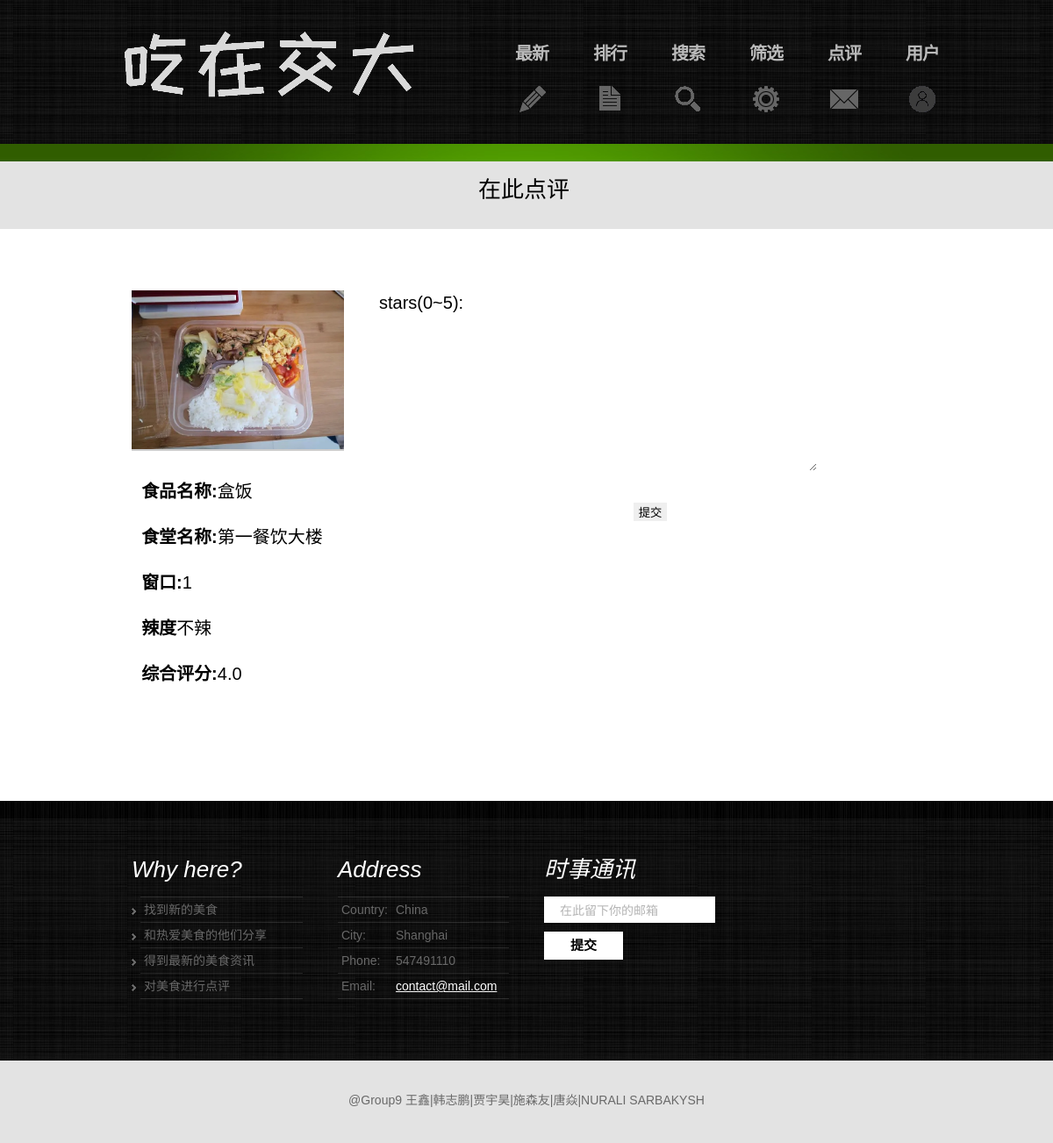
The page /comment/110101 (signed in) on the database its author committed.
### food/models.py (models this page shows, shortened)
class food(models.Model):
    foodID = models.IntegerField('foodID', primary_key=True)  #6位
    name = models.CharField('name', max_length=20)
    price = models.DecimalField('price', max_digits=7, decimal_places=2)
    stars = models.DecimalField('stars', max_digits=3, decimal_places=1, default=0)
    spiciness = models.IntegerField('spiciness', default=1)

### index/views.py (the view)
    def wrap(request, *args, **kwargs):
        if 'username' not in request.session:
            c_username = request.COOKIES.get('username')
            if not c_username:
                return HttpResponseRedirect('/index')
            else:
                request.session['username'] = c_username
        return fn(request, *args, **kwargs)

### comment/views.py (called while the page is built, shortened)
@check_login
def comment_view(request, foodnum):
    if request.method == 'GET':
        get_food = food.objects.get(foodID=foodnum)
        if not get_food:
            return HttpResponse("food not exist")
        return render(request, 'comment/comment.html', locals())

### index/templatetags/restaurant.py (called while the page is built)
@register.filter("restaurant")
def restaurant_name(foodID):
    return foodid2(foodID)

def foodid2(foodID):
    restaurant_list = ['第一餐饮大楼','第二餐饮大楼','第三餐饮大楼','第四餐饮大楼','第五餐饮大楼','第六餐饮大楼','第七餐饮大楼',
                       '玉兰苑','哈乐餐厅']
    restaurant = restaurant_list[int(foodID/100000) - 1]
    return restaurant

### index/templatetags/spiciness.py (called while the page is built)
@register.filter("spiciness")
def spiciness_num(num):
    return spiciness2(num)

def spiciness2(num):
    spiciness_list = ['不辣', '微辣','辣','很辣']
    spiciness = spiciness_list[num - 1]
    return spiciness

### index/templatetags/windownum.py (called while the page is built)
@register.filter("windownum")
def window_num(foodID):
    return int(foodID/100%100)

### index/views.py (called while the page is built)
def check_login(fn):
    def wrap(request, *args, **kwargs):
        if 'username' not in request.session:
            c_username = request.COOKIES.get('username')
            if not c_username:
                return HttpResponseRedirect('/index')
            else:
                request.session['username'] = c_username
        return fn(request, *args, **kwargs)
    return wrap

### comment/templates/comment/comment.html (shortened to what this page needs)
<!DOCTYPE html>
<html lang="zh">
  <head>
    <link rel="stylesheet" href="/static/css/wx_reset.css" type="text/css" media="all" />
    <link rel="stylesheet" href="/static/css/wx_layout.css" type="text/css" media="all" />
    <link rel="stylesheet" href="/static/css/wx_style.css" type="text/css" media="all" />
    <link rel="stylesheet" href="/static/css/wx_zerogrid.css" />
    <link rel="stylesheet" href="/static/css/wx_responsive.css" />
  </head>
  {%load restaurant%}
  {%load windownum%}
  {%load spiciness%}
  <body id="page4">
    <div class="body1">
        <div class="body2">
          <div class="body5">
            <div class="main zerogrid">
              <header>
                <div class="wrapper row">
                  <h1>
                      <a href="/index" id="logo"><img src="/static/images/logo.png"/></a>
                  </h1>
                  <nav>
                      <ul id="menu">
                        {%if request.session.username%}
                        <li id="nav2">
                          <a href="/index/latest"> 最新 </a>
                        </li>
                        <li id="nav3">
                          <a href="/index/top"> 排行</a>
                        </li>
                        <li id="nav7">
                          <a href="/index/search"> 搜索</a>
                        </li>
                        <li id="nav4">
                          <a href="/index/sift"> 筛选 </a>
                        </li>
                        <li id="nav5">
                          <a href = "/index/remark"> 点评</a>
                        </li>
                        <li id="nav6">
                          <a href="/user/info"> 用户</a>
                        </li>
                      {%endif%}
                      </ul>
                    </nav>
                </div>
              </header>
            </div>
          </div>
        </div>
      </div>
<h3 align="center">  在此点评  </h3>
<div class="body3">
  <div class="main zerogrid">
    <article id="content">
      <div class="wrapper">
        <div class="col-1-3" style="display:inline-block;">
          <div class="wrap-col">
            <div class="wrapper pad_bot2">
              <div>
              <img src="/static/images/{{get_food.foodID}}.jpg"
              width="400px" height="400px"  ></div>
              <div class="results-message"></div>
              <p>&nbsp;&nbsp;<strong>食品名称:</strong>{{get_food.name}}</p>
              <p>&nbsp;&nbsp;<strong>食堂名称:</strong>{{get_food.foodID|restaurant}}</p>
              <p>&nbsp;&nbsp;<strong>窗口:</strong>{{get_food.foodID|windownum}}</p>
              <p>&nbsp;&nbsp;<strong>辣度</strong>{{get_food.spiciness|spiciness}}</p>
              <p>&nbsp;&nbsp;<strong>综合评分:</strong>{{get_food.stars}}</p>
      </div>
    </div>
  </div>
    <div class="col-1-7 " style="display:inline-block;">
      <div class="wrap-col">
        <div class="wrapper pad_bot2">
         <form action="/comment/{{get_food.foodID}}" method="post">
         <p>
         stars(0~5):<input type="text" name="stars"  required>
         </p>
         <p>
         <textarea cols="60" rows="10" name="comment" required> </textarea>
         </p>
         <p align="center">
         <input type="submit" value="提交">
         </p>
        </form>
        </div>
   </article>
   </div>
   </div>
    <div class="body4">
      <div class="main zerogrid">
        <article id="content2">
          <div class="wrapper row">
            <section class="col-1-4">
              <div class="wrap-col">
                <h4>Why here?</h4>
                <ul class="list1">
                  <li><a href="#">找到新的美食</a></li>
                  <li><a href="#">和热爱美食的他们分享</a></li>
                  <li><a href="#">得到最新的美食资讯</a></li>
                  <li><a href="#">对美食进行点评</a></li>
                </ul>
              </div>
            </section>
            <section class="col-1-4">
              <div class="wrap-col">
                <h4>Address</h4>
                <ul class="address">
                  <li><span>Country:</span>China</li>
                  <li><span>City:</span>Shanghai</li>
                  <li><span>Phone:</span>547491110</li>
                  <li>
                    <span>Email:</span><a href="mailto:">contact@mail.com</a>
                  </li>
                </ul>
              </div>
            </section>
            <section class="col-1-4">
              <div class="wrap-col">
                <h4>时事通讯</h4>
                <form id="newsletter" method="post">
                  <div>
                    <div class="wrapper">
                      <input
                        class="input"
                        type="text"
                        value="在此留下你的邮箱"
                        onblur="if(this.value=='') this.value='Type Your Email Here'"
                        onfocus="if(this.value =='Type Your Email Here' ) this.value=''"
                      />
                    </div>
                    <a
                      href="#"
                      class="button"
                      onclick="document.getElementById('newsletter').submit()"
                      >提交</a
                    >
                  </div>
                </form>
              </div>
            </section>
          </div>
        </article>
      </div>
    </div>
    <div class="main zerogrid">
      <footer>@Group9 王鑫|韩志鹏|贾宇昊|施森友|唐焱|NURALI SARBAKYSH</footer>
    </div>
  </body>
</html>

### index/static/css/wx_layout.css (style rules this page uses)
#page4 h3 { line-height: 2.1em; margin-bottom: 1px; }
#page4 .pad_bot2 { padding-bottom: 30px; background-color: rgb(255, 255, 255); }
#page4 #content { padding-bottom: 57px; }

### index/static/css/wx_style.css (style rules this page uses)
article, aside, audio, canvas, command, datalist, details, embed, figcaption, figure, footer, header, hgroup, keygen, meter, nav, output, progress, section, source, video { display: block; }
.wrapper { width: 100%; overflow: hidden; }
body { background: rgb(227, 227, 227); border: 0; font: 14px "Trebuchet MS", Arial, Helvetica, sans-serif; color: #696969; line-height: 22px; font-style: italic; }
.body1 { background: url(../images/bg.jpg) bottom center repeat; }
.body2 { background: url(../images/bg_top2.gif) bottom repeat-x; }
.body3 { background: white; }
.body4 { background: url(../images/bg.jpg) top center repeat; }
.body5 { background: url(../images/bg_top_img.jpg) center bottom no-repeat; }
.main { margin: 0 auto; }
a { color: #696969; text-decoration: underline; outline: none; }
h1 { float: left; }
h3 { font-size: 26px; color: #000; line-height: 1.2em; letter-spacing: -0px; padding-top: 5px; padding-bottom: 16px; padding-right: 6px; font-weight: 400; font-style: normal; }
h4 { font-size: 26px; line-height: 1.2em; color: #fff; font-weight: 400; padding: 43px 0 15px 0; }
p { padding-bottom: 24px; font-size: 20px; line-height: 28px; font-style: normal; color: #000; }
header { padding-top: 34px; min-height: 150px; }
form { font-size: 15px; font-style: normal; color: #000; }
#logo { display: block; margin-left: 10px; }
#menu { float: right; padding-top: 15px; }
#menu li { float: left; padding-left: 51px; }
#menu li a { display: block; font: 20px "Trebuchet MS", Arial, Helvetica, sans-serif; line-height: 1.2em; color: #bbb; text-transform: uppercase; text-decoration: none; text-align: center; letter-spacing: -1px; height: 79px; font-style: normal; font-weight: 700; }
#menu #nav2 a { background: url(../images/menu_icon2.gif) bottom center no-repeat; }
#menu #nav3 a { background: url(../images/menu_icon3.gif) bottom center no-repeat; }
#menu #nav4 a { background: url(../images/menu_icon4.gif) bottom center no-repeat; }
#menu #nav5 a { background: url(../images/menu_icon5.gif) bottom center no-repeat; }
#menu #nav6 a { background: url(../images/menu_icon6.gif) bottom center no-repeat; }
#menu #nav7 a { background: url(../images/menu_icon7.gif) bottom center no-repeat; }
#content { padding-top: 50px; padding-bottom: 36px; }
#content2 { padding-bottom: 50px; }
.pad_bot2 { padding-bottom: 40px; }
.list1 { background: url(../images/line_hor1.png) 10px 0 no-repeat; padding-top: 1px; }
.list1 li { background: url(../images/line_hor1.png) 10px bottom no-repeat; line-height: 29px; }
.list1 a { color: #696969; text-decoration: none; font-style: normal; padding-left: 14px; background: url(../images/marker_1.gif) 0 6px no-repeat; }
.address { background: url(../images/line_hor1.png) 0px 0 no-repeat; padding-top: 1px; }
.address li { background: url(../images/line_hor1.png) 0px bottom no-repeat; line-height: 29px; font-style: normal; }
.address span { padding-left: 4px; float: left; width: 62px; }
.address a { color: #fff; }
footer { padding: 34px 0 38px 0; font-style: normal; color: #696969; text-align: center; }
#newsletter .input { background: #fff; padding: 6px 18px; width: 184px; height: 18px; font: 14px "Trebuchet MS", Arial, Helvetica, sans-serif; font-style: inherit; color: #b4b4b4; margin: 0; }
#newsletter .wrapper { min-height: 40px; }
#newsletter a { float: right; width: 90px; height: 32px; background: #fff; line-height: 32px; color: #000; font-weight: bold; text-align: center; font-style: normal; text-decoration: none; }
#newsletter .button { float: left; }
.results-message { padding: 1rem; color: #888; border-top: 2px solid #ccc; }

### index/static/css/wx_responsive.css (style rules this page uses)
html { -webkit-text-size-adjust: none; }
img { max-width:100%; height: auto; width: auto\9; }

### rows shown on the page
food: foodID (picture), name "盒饭", foodID|restaurant "第一餐饮大楼", foodID|windownum "1", spiciness|spiciness "不辣", stars "4.0"
